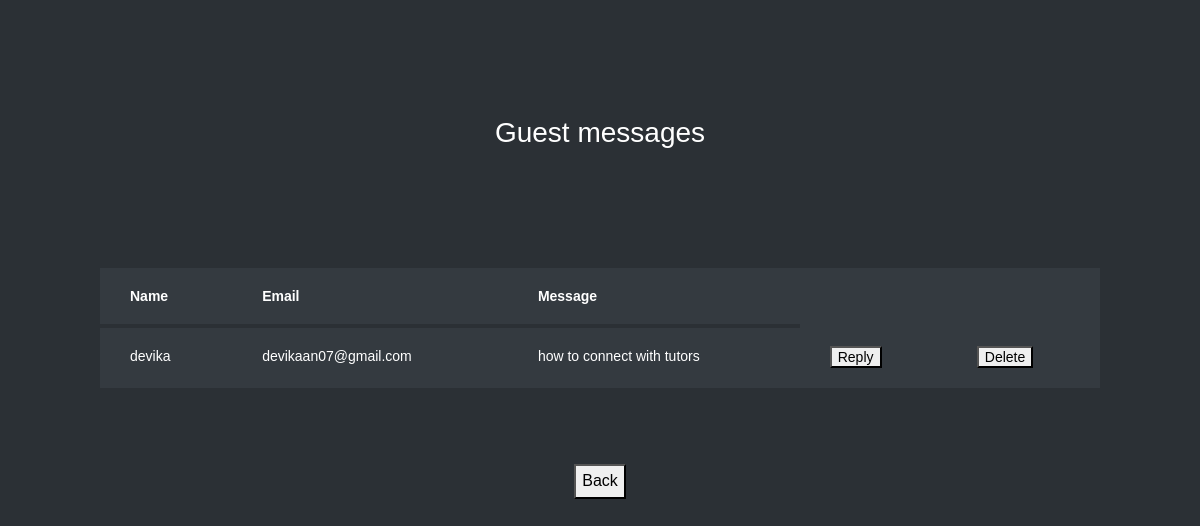
The app's page /g_m with its own data.
### learn/models.py (models this page shows)
class Guest_messages(models.Model):
    Name = models.CharField(max_length = 200, null=True)
    Email = models.CharField(max_length=200, null=True)
    Message_content = models.TextField(null=True)

### learn/views.py (the view)
# urls.py: path('g_m', learn.views.g_m, name='g_m'),
def g_m(request):
    bb = Guest_messages.objects.all()
    return render(request,'guest_message.html',{'bb':bb})

### Template/guest_message.html (shortened to what this page needs)
{% load static %}
<html lang="en">
  <head>
	<link rel="stylesheet" href="https://stackpath.bootstrapcdn.com/font-awesome/4.7.0/css/font-awesome.min.css">
	<link rel="stylesheet" href="{% static 'tabble/css/style.css' %}">
	</head>
	<body>
	<section class="ftco-section">
		<div class="container">
			<div class="row justify-content-center">
				<div class="col-md-6 text-center mb-5">
					<h2 class="heading-section">Guest messages</h2><br><br>
				</div>
			{% if bb %}
			<div class="row">
				<div class="col-md-12">
					<div class="table-wrap">
						<table class="table table-bordered table-dark table-hover">
						  <thead>
						    <tr>
                                <th>
                                    Name
                                </th>
                                <th>
                                    Email
                                </th>
                                <th>
                                    Message
                                </th>
						    </tr>
						  </thead>
						  <tbody>
						 {% for i in bb %}
						    <tr>
                              <td>
                                  {{i.Name}}
                              </td>
                              <td>
                                  {{i.Email}}
                              </td>
                              <td>
                                  {{i.Message_content}}
                              </td>
								<td>
                                  <button type="button" onclick="location.href='{% url 'reply_g_msg' i.id %}'" name='del'>Reply</button>
                               </td>
                              <td>
                                  <button type="button" onclick="location.href='{% url 'delete_g_msg' i.id %}'" name='del'>Delete</button>
                              </td>
						    </tr>
						  {% endfor %}
						  </tbody>
						</table>
					</div>
				</div>
			</div>
			{% else %}
			<h1 align="center" style="color:blue">No guest messages available</h1>
			{% endif %}
		</div>
		<br><br>
		<div align="center">
			<button type="submit" onclick="location.href='{% url 'admin_home' %}'" name='mybtn2'>Back</button>
		</div>
	</section>
	</body>
</html>

### records on screen
Guest_messages: Name "devika", Email "devikaan07@gmail.com", Message_content "how to connect with tutors"
